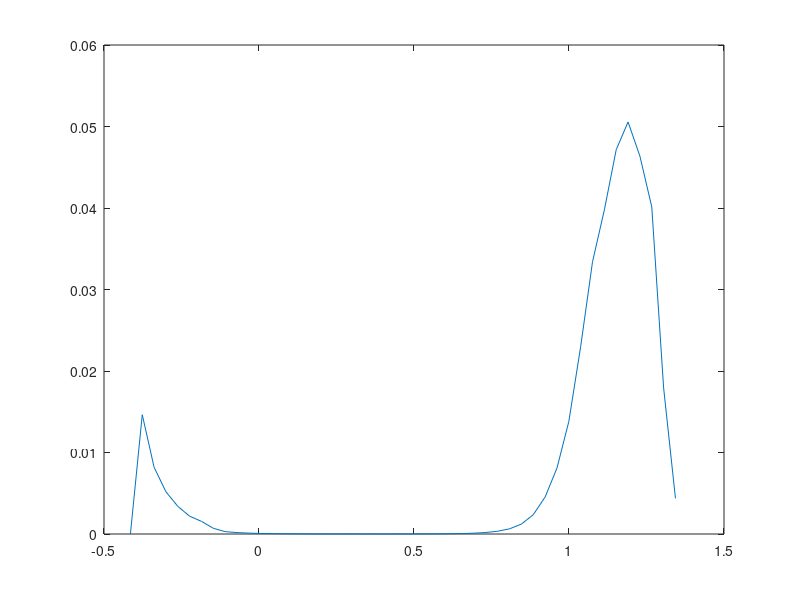
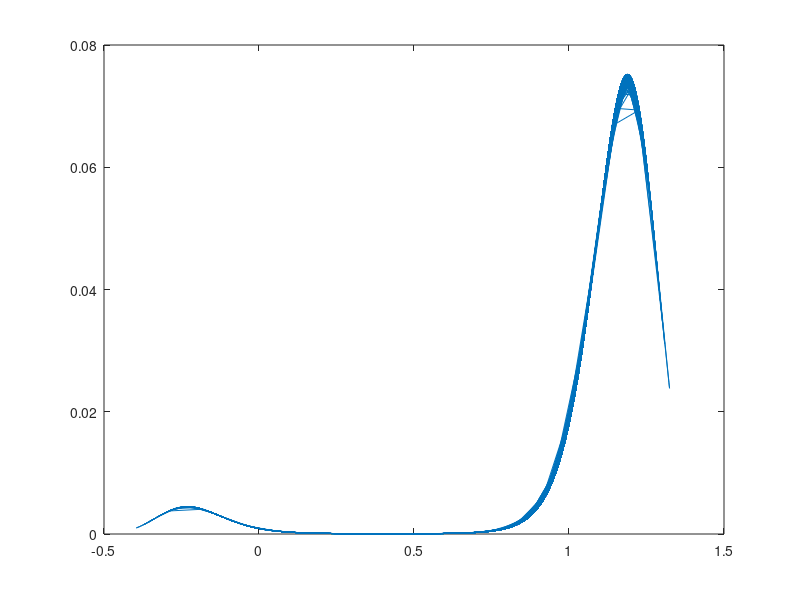
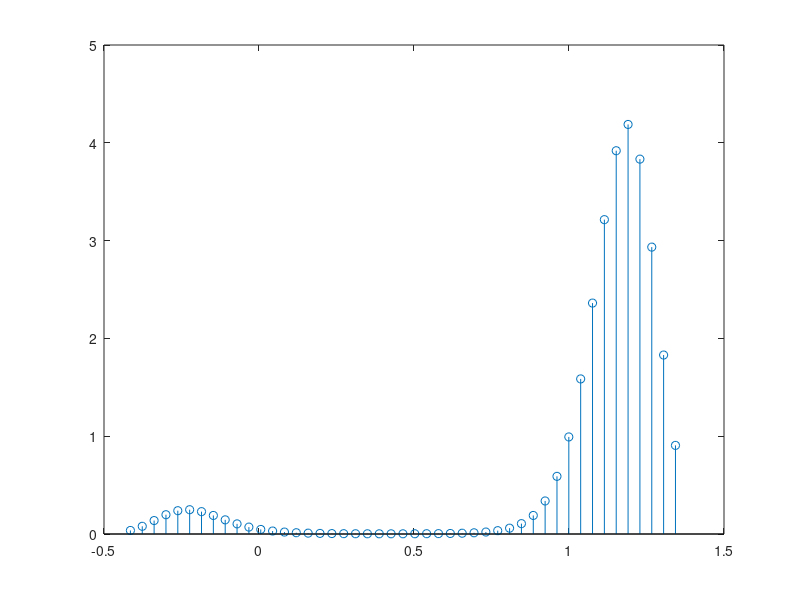
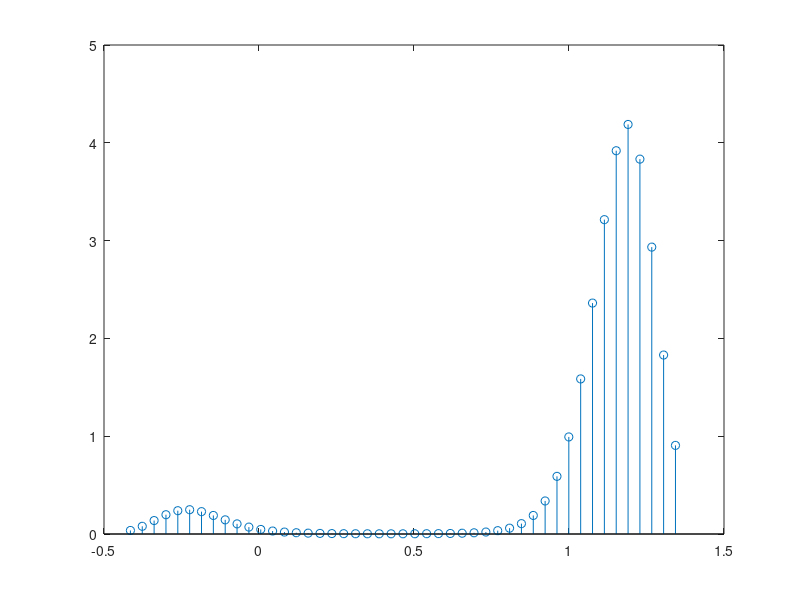

MATLAB code for these plots, in order:
%Skipt zur Simulation mit Homotopie
clear Xem
close all
% %Range
x=linspace(-0.5,1.5);
%e.g. 
poth =@(y) 8.*y.^4-44/3.*y.^3 + 2.*y.^2 +11/3.*y+1;
dpoth =@(y) 32.*y.^3-44.*y.^2+4.*y.^2+11/3;
pot = poth(x);
dpot= dpoth(x);
t=0.06;
hpoth =@(y) poth(y)+96.*t.^2+(4-88.*y+96.*y.^2).*t;
hpot=hpoth(x);
N=100000;
x=linspace(-0.5,1.5);

Xzero=-0.25;
dt=1/1000;

beta = 3;

 
    
    dhpoth =@(y) dpoth(y)+(-88 +192.*y).*t; 
    
    %homopoth =@(y) poth(y)+24.*t(i).^4+(2-44.*y+48.*y.^2).*t(i).^2;
    %dhomopoth =@(y) dpoth(y)+(-44 +48.*y).*t(i).^2; 
    
     Xtemp=zeros(1,N);
     Xtemp(1)=Xzero;
     
     
    for j=2:N
       Xtemp(j) = Xtemp(j-1) -(dhpoth(Xtemp(j-1))).*dt + sqrt(2*dt/beta)*randn;
    end
    

    diff=@(y) 96.*t.^2+(4-88.*y+96.*y.^2).*t;
    sdiff= sum(diff(x));
%     
%     for j=1:N
%         Xpert (j) = (Xtemp(j)*exp(-beta*diff(Xtemp(j))))/sdiff;
%     end
    Xhelp=zeros(1,length(Xtemp));
    Xhelp(1)=Xzero;
    Xh=Xzero;
    j=1;
    %correct Normalization
    % Backwards jumps had to be excluded
%     for i=1:length(Xtemp)
%         if (Xh < Xtemp(i))
%             Xhelp(i)= Xh;
%             Xh=Xtemp(i);
%             j=j+1;
%         end
%     end
    
    [N,C]=hist(Xtemp,45);
    bin=zeros(1,length(Xtemp));
    binh=zeros(1,length(Xtemp));
    
    h=C(1)-C(2);
    C= [C(1)+h,C,C(end)-h];
    N= [0,N,0];
    for i=1:length(Xtemp)
        ch= abs(C-Xtemp(i));
        [~,bin(i)]=min(ch);
    end
    binval= exp(-beta.*hpoth(Xtemp));
    rew = exp(beta.*(diff(Xtemp)))./sum(exp(beta.*diff(Xtemp)).*exp(-beta.*poth(Xtemp)));
    %
    histval=zeros(1,length(C));
    for i=1:length(C)
        histval(i) = sum(rew(bin==i));
        binh(bin==i) = histval(i);
    end
    figure(1)
    plot(C,histval)
    
    figure(2)
    plot(Xtemp,exp(-beta.*poth(Xtemp))./sum(exp(-beta.*poth(x))))
    
    rew2 = exp(beta.*(diff(C))).*exp(-beta.*hpoth(C));
    
%     figure(2)
%     hist(Xtemp,50)
    
    figure(3)
    stem(C,rew2); 
    figure(4)
    stem(C,exp(-beta.*poth(C)));
    figure(5)
    stem(C,exp(-beta.*hpoth(C)))
    
%     figure(4)
%     plot(Xtemp,exp(-beta.*poth(Xtemp))./sum(exp(-beta.*poth(Xtemp))))
%     
%     figure(5)
%     plot(x,exp(-beta.*poth(x))./sum(exp(-beta.*poth(x))))
    
%     orgBoltz = exp(-beta*poth(C))./N.*sum(exp(-beta*poth(C)));
%     pertBoltz = exp(-beta*hpoth(C))./N.*sum(exp(-beta*hpoth(C)));
%     corrBoltz = (exp(-beta*(hpoth(C))).*exp(beta*diff(C)) )./N.*sum(exp(-beta*(hpoth(C))).*exp(beta*diff(C)));
%     
%     figure(1)
%     plot(C,orgBoltz)
%     
%     figure(2)
%     plot(C,pertBoltz)
%     
%     figure(3)
%     plot(C,corrBoltz)
    
%     orgBoltz = exp(-beta*poth(Xtemp))./sum(exp(-beta*poth(Xtemp)));
%     pertBoltz = exp(-beta*hpoth(Xtemp))./sum(exp(-beta*hpoth(Xtemp)));
%     corrBoltz = (exp(-beta*(hpoth(Xtemp))).*exp(beta*diff(Xtemp)) )./sum(exp(-beta*(hpoth(Xtemp))).*exp(beta*diff(Xtemp)));
%     
%     subplot(2,3,1)
%     plot(Xtemp,orgBoltz); 
%     title('Orgiginal Boltzmann Sampled')
%     %hold on
%     %hold off
%     
%     subplot(2,3,2)
%     plot(Xtemp,pertBoltz)
%     title(['Perturbed Boltzmann Sampled t= ',num2str(t)])
%     
%     subplot(2,3,3)
%     plot(Xtemp,corrBoltz);
%     title('Corrected Boltzmann Sampled')
%     % wenn man die richtige Konstante nimmt dann wird auch die richtige
%     % Boltzmannverteilung gesampelt sum(exp(-beta*(hpoth(x))).*exp(beta*diff(x))
%     
%     subplot(2,3,4)
%     plot(x,exp(-beta*poth(x))./sum(exp(-beta*poth(x))))
%     title('Orgiginal Boltzmann')
%     
%     subplot(2,3,5)
%     plot(x,exp(-beta*hpoth(x))./sum(exp(-beta*hpoth(x))))
%     title('Perturbed Boltzmann')
%     
% %     subplot(2,3,6)
% %     plot(x,exp(-beta*(poth(x)))./sum(exp(-beta*(poth(x))))-exp(-beta*(hpoth(x)))./sum(exp(-beta*(hpoth(x)))))
% %     title('Difference Distribution')
%     
%     subplot(2,3,6)
%     plot(Xtemp,orgBoltz-corrBoltz)
%     title('Difference Sampled')
   
    